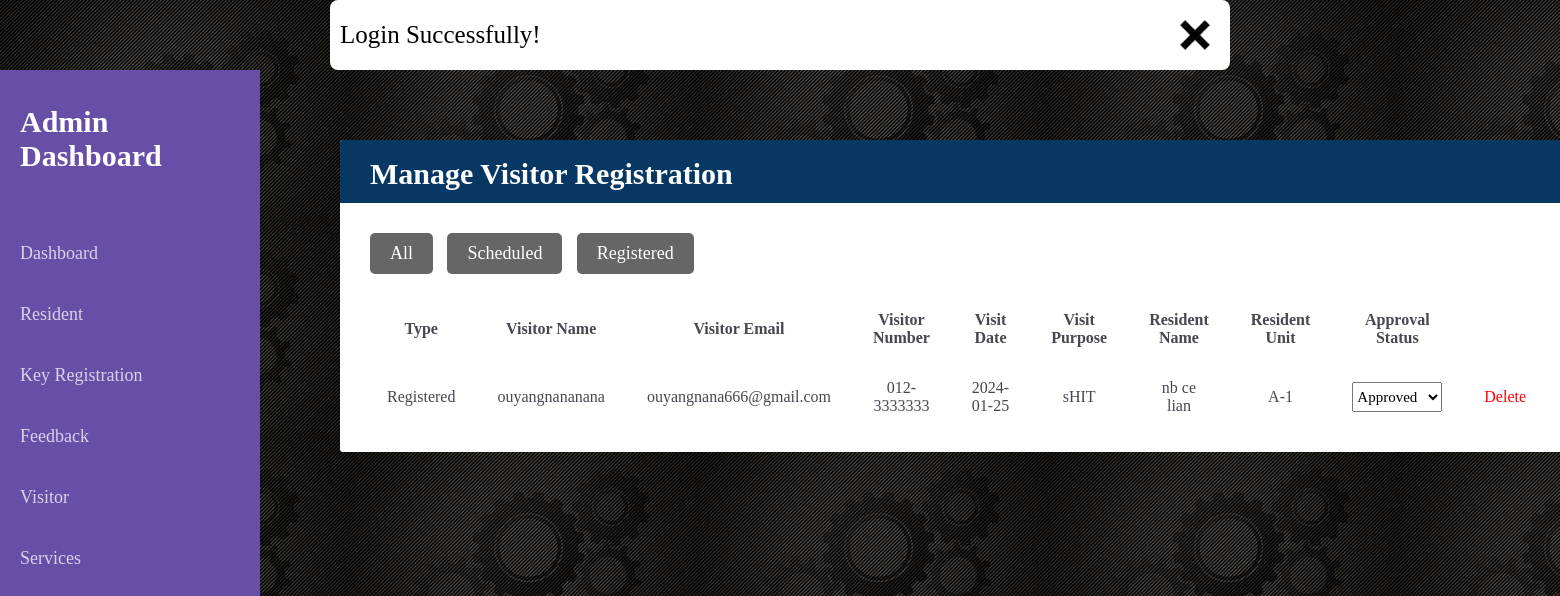
The app's page /code/admin/ManageVisitorRegistration.php (signed in) with its own data.
### tables this page shows
CREATE TABLE `visitor` (
  `visitor_id` int(100) NOT NULL,
  `visitor_type` varchar(255) NOT NULL,
  `visitor_name` varchar(100) NOT NULL,
  `visitor_email` varchar(50) NOT NULL,
  `visitor_number` varchar(12) NOT NULL,
  `visit_date` date NOT NULL,
  `visit_purpose` varchar(255) NOT NULL,
  `resident_name` varchar(100) NOT NULL,
  `resident_unit` varchar(255) NOT NULL,
  `approval_status` enum('Pending','Approved','Declined','') DEFAULT 'Pending'
);

### code/admin/ManageVisitorRegistration.php (the view, shortened to what this page needs)
<?php include("data_connection.php");
if (isset($_SESSION['success_message'])) {
   echo '<div class="message"><span>' . $_SESSION['success_message'] . '</span> <i class="alert-message" onclick="this.parentElement.style.display = `none`;">
	  <img src="image/cross.png" alt="" class="cross-icon"></i> </div>';
}
?>
<!DOCTYPE html>
<html lang="en">
 <head>
	<link rel="stylesheet" href="https://cdnjs.cloudflare.com/ajax/libs/remixicon/3.5.0/remixicon.css">
	<link rel="stylesheet" href="css/styles.css" />
 </head>
  <body>
    <div class="grid-container">
       <?php include 'sidebar.php'; ?>
<main class="main-container">
    <div class="container">
        <div class="table-responsive">
            <div class="table-wrapper">
                <div class="table-title">
                    <h2>Manage <b>Visitor Registration</b><a href="register_visitor.php" class="addVisitor-btn"><i class="ri-notification-badge-fill"></i></i> Add Visitor</a></h2>
                </div>
<div class="filter_container">
  <div class="filter-buttons">
    <button onclick="resetFilter()">All</button>
    <button onclick="filterScheduled()">Scheduled</button>
    <button onclick="filterRegistered()">Registered</button>
  </div>
</div>
                <table class="table">
                    <thead>
                        <tr>
						    <th>Type</th>
                            <th>Visitor Name</th>
                            <th>Visitor Email</th>
                            <th>Visitor Number</th>
                            <th>Visit Date</th>
                            <th>Visit Purpose</th>
                            <th>Resident Name</th>
                            <th>Resident Unit</th>
                            <th>Approval Status</th>
                        </tr>
                    </thead>
 				<?php
					$results = mysqli_query($connect, "SELECT * FROM `visitor`");
					if(mysqli_num_rows($results) > 0){
					while($row = mysqli_fetch_assoc($results)){
				?>
					<tr>
						<td><?php echo $row['visitor_type']; ?></td>
						<td><?php echo $row['visitor_name']; ?></td>
						<td><?php echo $row['visitor_email']; ?></td>
						<td><?php echo $row['visitor_number']; ?></td>
						<td><?php echo $row['visit_date']; ?></td>
						<td><?php echo $row['visit_purpose']; ?></td>
						<td><?php echo $row['resident_name']; ?></td>
						<td><?php echo $row['resident_unit']; ?></td>
						<form action="" method="POST">
						<td class="status">
						<select name="update-visitor-status" class="drop-down">
							<option value="" selected disabled><?php echo $row['approval_status']; ?></option>
						</select></td>
						<div class="flex-btn">
							<td><i class="ri-delete-bin-fill"></i><a href="ManageVisitorRegistration.php?delete-visitor=<?= $row['visitor_id']; ?>" class="Deletebtn" onclick="return confirm('Are You Sure You Want To Delete This Visitor Account?');">Delete</a></td>
							<td><button type="submit" style="cursor: pointer;" class="Updatebtn" name="update-visitor"><i class="ri-edit-box-fill"></i> Update</button></td>
						</div>
						</form>
					</tr>
				<?php
				};
					}
				else
				{
					echo '<p class="empty">None</p>';
				}
				?>
                </table>
            </div>
        </div>
    </div>
</main>
  </body>
</html>

### code/admin/css/styles.css (style rules this page uses)
* { box-sizing: border-box; padding: 0; margin: 0; }
body, input, button { font-family: Average; font-size: 17px; }
body { background-image: url("image/admin_bg.jpg"); background-size: cover; background-repeat: no-repeat; background-position-x: center; background-position-y: center; }
a { text-decoration: none; }
img { display: block; max-width: 100%; height: auto; }
.message { background-color: blue; position: sticky; top:0; z-index: 10000; border-radius: .5rem; background-color: white; padding:10px 10px; margin:0 auto; max-width: 900px; display: flex; align-items: center; justify-content: space-between; }
.message span { font-size: 25px; color:black; font-family: Comic Sans MS; }
.cross-icon { width:50px; height:50px; cursor:pointer; }

### records on screen
visitor: visitor_type "Registered", visitor_name "ouyangnananana", visitor_email "ouyangnana666@gmail.com", visitor_number "012-3333333", visit_date "2024-01-25", visit_purpose "sHIT", resident_name "nb ce lian", resident_unit "A-1", update-visitor-status "Approved"

### other values on screen
$_SESSION['success_message'] "Login Successfully!"
